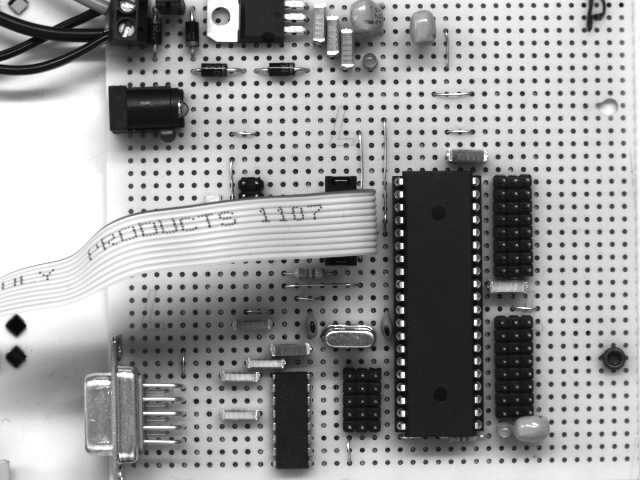
//> input picture bin/image1.pgm, 640 x 480 px
$ ./h-nse-imvis   (built with g++ and OpenCV 4)
//> lines starting //> are read from the running program, lines starting //| are printed output that depends on the picture
### code/invert.hpp
#pragma once
#include "opencv2/highgui/highgui.hpp"
#include "opencv2/imgproc/imgproc.hpp"

using namespace cv;
using namespace std;

class Invert {
public:
	Invert(Mat& src, Mat& dst);
	void process(void);
private:
	Mat src, dst;
	int HEIGHT, WIDTH;
};

### code/Mirror.h
#pragma once
#include "opencv2/highgui/highgui.hpp"
#include "opencv2/imgproc/imgproc.hpp"

using namespace cv;
using namespace std;

class Mirror {
public:
	Mirror(Mat& src, Mat& dst);
	void process(void);
private:
	Mat src, dst;
	int HEIGHT, WIDTH;
};

### code/Histogram.h
#pragma once
#include "opencv2/highgui/highgui.hpp"
#include "opencv2/imgproc/imgproc.hpp"
#include <iostream>

using namespace cv;
using namespace std;

class Histogram {
public:
	Histogram(const String& winname, Mat& src);
	void update();
	int getTrackbar();
private:
	int _pixelvalue = 127; // beginwaarde voor trackbar waarde
	int histSize = 256; // Totaal aantal grijswaarden
	String winname;
	Mat src, dst, histI, histO, histImage;
};

### code/Parameters.h
#pragma once
#define LEVELS 256 // aantal grijswaarden

### code/Mirror.cpp
#include "Mirror.h"
using namespace cv;
using namespace std;

Mirror::Mirror(Mat& src, Mat& dst) {
    this->src = src;
    this->dst = dst;
    HEIGHT = src.rows;
    WIDTH = src.cols;
}

void Mirror::process(void){
	int h, w, temp = 0;
    for (h = 0; h < HEIGHT; h++) {
        for (w = 0; w < WIDTH; w++) {

            temp = src.at<uchar>(h, w);
            //temp = *src.ptr(h, w); // hetzelfde als hierboven, maar op een andere manier.

            dst.at<uchar>(HEIGHT - h - 1, w) = temp;
            //*dst.ptr(HEIGHT - h - 1, w) = temp; // hetzelfde als hierboven, maar op een andere manier.
        }
    }
}

### code/h-nse-imvis.cpp
#include "Parameters.h"
#include "opencv2/highgui.hpp"
#include <opencv2/videoio.hpp>  // Nodig om camera te kunnen gebruiken
#include "Histogram.h"
#include "Mirror.h"
#include "invert.hpp"
#include <iostream>
#include <string>

using namespace cv;
using namespace std;

const string binroot = "/home/morgan/opdrachten/IMVIS/bin/";

// Hieronder (na de demo's) per opdracht een functie, zie de main() onderaan voor de indeling.

// [97 lines left out: functions demo_kleursystemen, demo_met_camera, not called in this run]

int lab1_opdracht1a_beeld_spiegelen() { // 1. Spiegelen
    Mat src, dst;

    String source_window = "Originele plaatje";         // Mag je weglaten, alleen imshow("naam",src) is voldoende. Dit maakt het mooier.
    String destination_window = "Verticaal gespiegeld";

    /* Hieronder: plaatje inlezen met imread(). De paden moet er zo uitzien: "C://mijnMap//subMap//bestand.pgm"
    Vergeet de optie IMREAD_GRAYSCALE niet als je een grijswaardenplaatje inleest.
    Met IMREAD_GRAYSCALE krijg je 1 byte per pixel, als je het vergeet krijg je 3 bytes per pixel en dan zie je maar 1/3 van je bronplaatje terug!! */

    printf(" ++ ");
    src = imread(binroot+"image1.pgm", IMREAD_GRAYSCALE);  // plaatje zit in project directory, zie Solution Explorer, is toegevoegd via Shift+Alt+A (Add Existing Item)
    printf(" ++ ");
    namedWindow(source_window, WINDOW_AUTOSIZE); // Mag je weglaten, alleen imshow("naam",src) is voldoende.
    imshow(source_window, src); // Originele plaatje laten zien.
    int HEIGHT = src.rows;
    int WIDTH = src.cols;
    int temp = 0;

    dst = Mat::ones(HEIGHT, WIDTH, CV_8U) * 0;   // Maak een nieuw plaatje van hetzelfde type als src, gevuld met 1 * 0 (dus nullen, dus zwart)

    Mirror spiegel(src, dst);
    spiegel.process();

    namedWindow(destination_window, WINDOW_AUTOSIZE); // Mag je weglaten, alleen imshow("naam",src) is voldoende.
    imshow(destination_window, dst); // Bestemmingsplaatje laten zien.

    // Plaatjes netjes positioneren (mag je weglaten, alleen imshow() is voldoende)
    moveWindow(source_window, 0, 0); // Plaatje naar linksboven verplaatsen
    moveWindow(destination_window, WIDTH, 0); // Plaatje rechts naast de andere plaatsen

    waitKey(0); // Wachten tot een toets gedrukt wordt...
    return 0;
}

// [34 lines left out: function lab1_opdracht1b_grijswaarden_inverteren, not called in this run]

int lab1_opdracht2_contrast_stretch() { // 3. Contrast aanpassen
    return 0;
}

int lab2_opdracht2_zoomen() { // 4. Zoomen
    return 0;
}

int lab2_opdracht2b_roteren() { // 5. Roteren
    return 0;
}

int lab2_opdracht3_affien_mysterie() { // 6. Mysterieuze affiene transformatie
    return 0;
}

int lab3_opdracht1_hoogdoorlaat() { // 7. Hoogdoorlaat filter
    return 0;
}

int lab3_opdracht2a_laagdoorlaat() { // 8. Laagdoorlaat filter
    return 0;
}

int lab3_opdracht2b_mediaan() { // 9. Mediaan filter
    return 0;
}

int lab4_opdracht3_mieren() { // 10. Mier(en)
    return 0;
}

int lab5_opdracht1_gaten_tellen() { // 11. Gaten tellen1
    return 0;
}

int lab5_opdracht2_labellen() { // 12. Gaten tellen2 - verbeterd
    return 0;
}

int main(int argc, const char** argv){

    int optie, ret;
    do {
        system("Color 0A"); // groene tekst (A) op zwarte achtergrond (0)
        //system("Color %"); // laat alle mogelijke kleuren zien
        cout << "H-NSE-IMVIS   -   Maak een keuze (geef nummer + druk Enter)" << endl;
        cout << "-2: Demo kleursystemen" << endl;
        cout << "-1: Demo met camera en histogram" << endl;
        cout << " 1: Lab 1 Opdracht 1a - Spiegelen" << endl;
        cout << " 2: Lab 1 Opdracht 1b - Inverteren" << endl;
        cout << " 3: Lab 1 Opdracht 2  - Contrast aanpassen" << endl;
        cout << " 4: Lab 2 Opdracht 2  - Affien: Zoomen" << endl;
        cout << " 5: Lab 2 Opdracht 2b - Affien: Roteren" << endl;
        cout << " 6: Lab 2 Opdracht 3  - Mysterieuze affiene transformatie - LET OP! : TOETSVRAGEN!" << endl;
        cout << " 7: Lab 3 Opdracht 1  - Hoogdoorlaat filter" << endl;
        cout << " 8: Lab 3 Opdracht 2a - Laagdoorlaat filter" << endl;
        cout << " 9: Lab 3 Opdracht 2b - Mediaan filter" << endl;
        cout << "10: Lab 4 Opdracht 3  - Mier(en)" << endl;
        cout << "11: Lab 5 Opdracht 1  - Gaten tellen1" << endl;
        cout << "12: Lab 5 Opdracht 2  - Gaten tellen2 - verbeterd" << endl;
        cout << endl << "Maak een keuze (0 = stoppen): ";
        cin >> optie;
//> the answer given: 1

        switch (optie) {
        case -2: ret = demo_kleursystemen(); break;
        case -1: ret = demo_met_camera(); break;
        case 0: ret = 0; break;
        case 1: ret = lab1_opdracht1a_beeld_spiegelen(); break;
//> in lab1_opdracht1a_beeld_spiegelen, src is the input picture: 480 rows x 640 cols, CV_8UC1; min 7, max 255, mean 153.3
//> the loop in process, `for (h = 0; h < HEIGHT; h++)` made 480 passes
//> temp on passes 1 to 3: 255, 255, 255
//> after the loop in process, `for (h = 0; h < HEIGHT; h++)`:
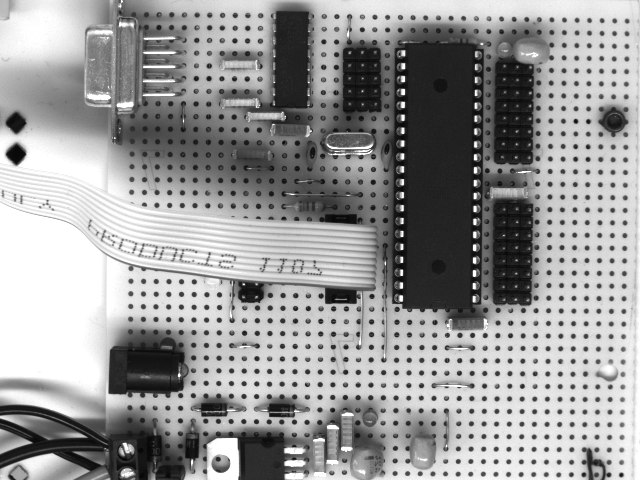
//> dst: 480 rows x 640 cols, CV_8UC1; min 7, max 255, mean 153.3
//> after the loop in process, `for (h = 0; h < HEIGHT; h++)`: temp = 217
        case 2: ret = lab1_opdracht1b_grijswaarden_inverteren(); break;
        case 3: ret = lab1_opdracht2_contrast_stretch(); break;
        case 4: ret = lab2_opdracht2_zoomen(); break;
        case 5: ret = lab2_opdracht2b_roteren(); break;
        case 6: ret = lab2_opdracht3_affien_mysterie(); break;
        case 7: ret = lab3_opdracht1_hoogdoorlaat(); break;
        case 8: ret = lab3_opdracht2a_laagdoorlaat(); break;
        case 9: ret = lab3_opdracht2b_mediaan(); break;
        case 10: ret = lab4_opdracht3_mieren(); break;
        case 11: ret = lab5_opdracht1_gaten_tellen(); break;
        case 12: ret = lab5_opdracht2_labellen(); break;
        }

        if (ret != 0) return ret;
        destroyAllWindows();    // Alle openstaande imshow() vensters sluiten
    } while (optie != 0);
    return 0;
}

$ run again, with bin/joint.jpg saved as bin/image1.pgm
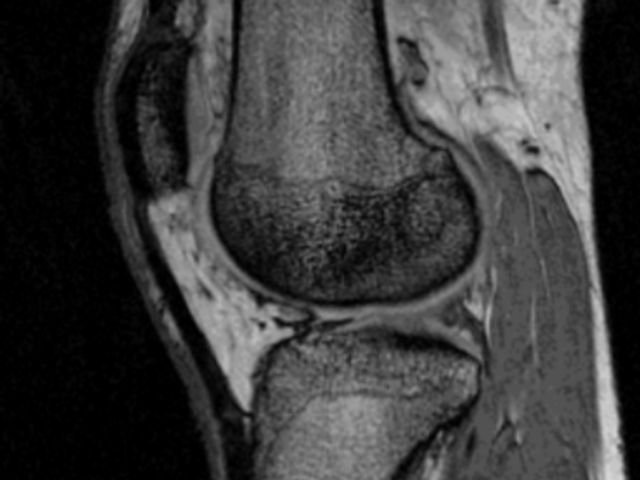
//> input picture bin/joint.jpg, 640 x 480 px
//> in lab1_opdracht1a_beeld_spiegelen, src is the input picture: 480 rows x 640 cols, CV_8UC1; min 0, max 214, mean 60.1
//> the loop in process, `for (h = 0; h < HEIGHT; h++)` made 480 passes
//> temp on passes 1 to 3: 0, 1, 2
//> after the loop in process, `for (h = 0; h < HEIGHT; h++)`:
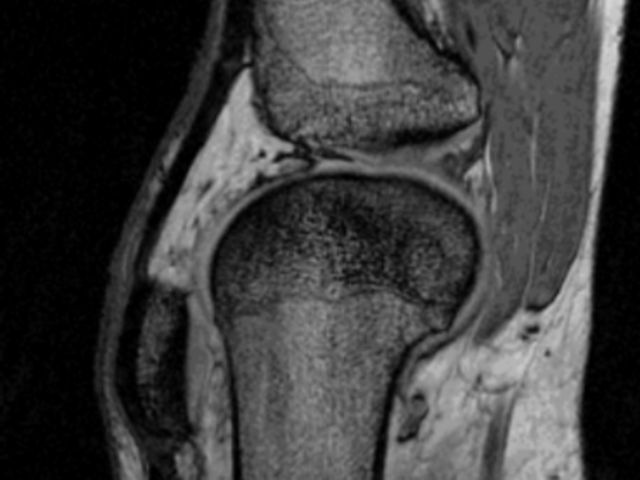
//> dst: 480 rows x 640 cols, CV_8UC1; min 0, max 214, mean 60.1
//> after the loop in process, `for (h = 0; h < HEIGHT; h++)`: temp = 0

$ run again, with bin/whalesp.jpg saved as bin/image1.pgm
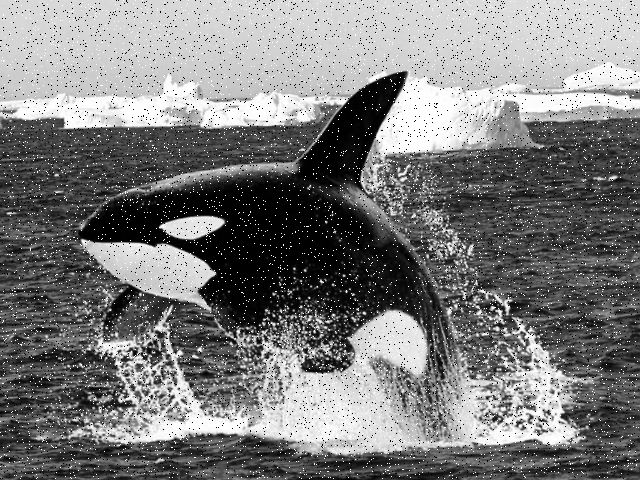
//> input picture bin/whalesp.jpg, 640 x 480 px
//> in lab1_opdracht1a_beeld_spiegelen, src is the input picture: 480 rows x 640 cols, CV_8UC1; min 0, max 255, mean 123.8
//> the loop in process, `for (h = 0; h < HEIGHT; h++)` made 480 passes
//> temp on passes 1 to 3: 214, 225, 217
//> after the loop in process, `for (h = 0; h < HEIGHT; h++)`:
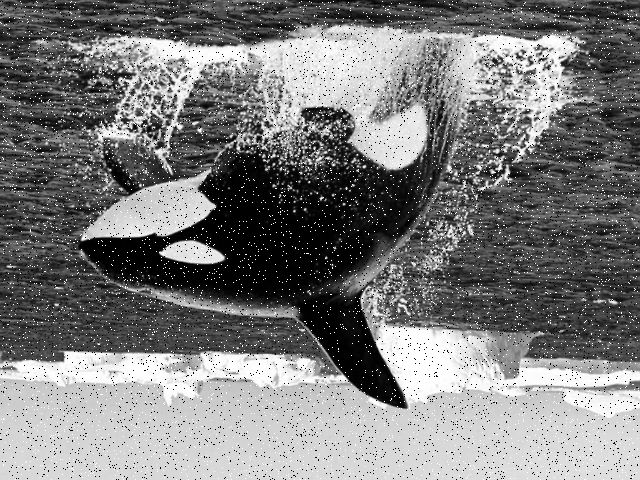
//> dst: 480 rows x 640 cols, CV_8UC1; min 0, max 255, mean 123.8
//> after the loop in process, `for (h = 0; h < HEIGHT; h++)`: temp = 97
